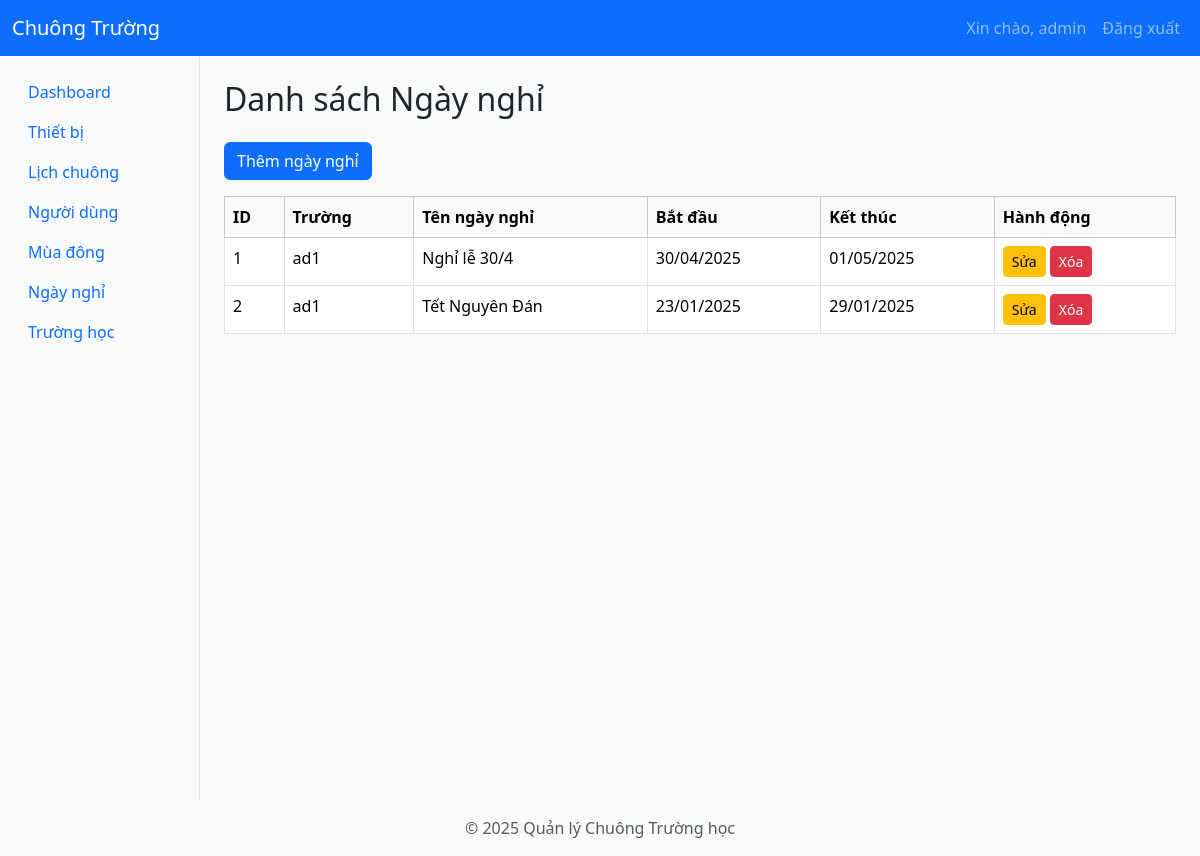
The page /holidays (signed in) on the database as committed earlier.
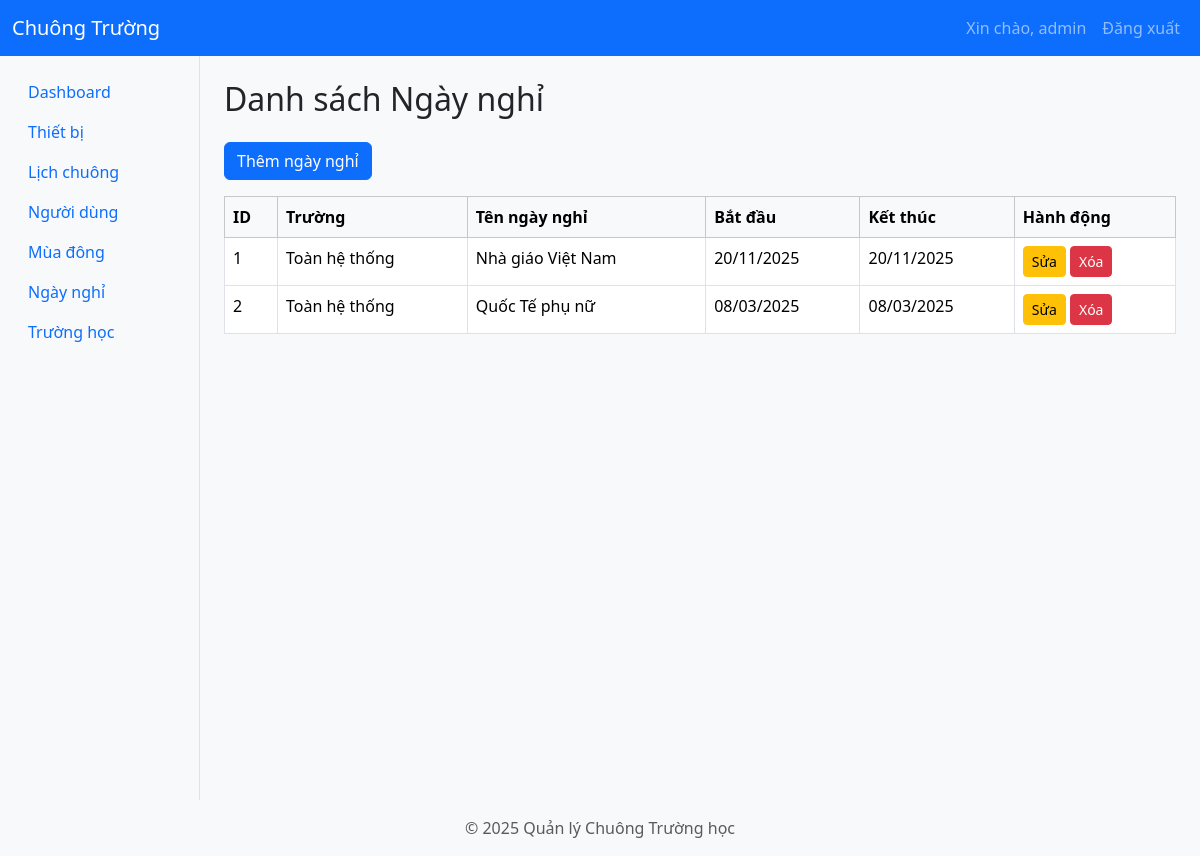
The same page on the database as committed later.
### app/models/holiday.py (models this page shows, shortened)
class Holiday(db.Model):
    __tablename__ = "holidays"
    id = db.Column(db.Integer, primary_key=True)
    school_id = db.Column(db.Integer, db.ForeignKey("schools.id"), nullable=True)  # nullable → nghỉ toàn hệ thống
    name = db.Column(db.String(100), nullable=False)
    start_date = db.Column(db.Date, nullable=False)
    end_date = db.Column(db.Date, nullable=False)
    school = db.relationship("School", backref="holidays")  # Không xung đột với DisabledPeriod

### app/models/school.py (models this page shows)
class School(db.Model):
    __tablename__ = "schools"
    id = db.Column(db.Integer, primary_key=True)
    name = db.Column(db.String(100), nullable=False)
    address = db.Column(db.String(200))
    phone = db.Column(db.String(20))
    users = db.relationship("User", back_populates="school", lazy="dynamic")
    devices = db.relationship("Device", back_populates="school", lazy=True)
    disabled_periods = db.relationship(
        "DisabledPeriod",
        back_populates="school",
        lazy=True
    )
    schedules = db.relationship("Schedule", back_populates="school", lazy=True)
    winter_shift = db.relationship(
        "app.models.winter_shift_config.WinterShiftConfig",
        backref="school_winter_shift",
        uselist=False,
        overlaps="winter_shift_config,school"
    )
    winter_shift_config = db.relationship(
        "app.models.winter_shift_config.WinterShiftConfig",
        backref="school_winter_shift_config",
        uselist=False,
        overlaps="school_winter_shift"
    )

### app/routes/holiday.py (the view)
@holiday_bp.route('/holidays', methods=['GET'])
@login_required
@admin_required
def holidays_page():
    holidays = Holiday.query.all()
    return render_template('pages/holidays.html', holidays=holidays)

### app/__init__.py (called while the page is built)
def create_app():
    app = Flask(__name__)
    app.config.from_object('app.config.Config')
    db.init_app(app)
    jwt.init_app(app)
    migrate.init_app(app, db)  # Bind Flask-Migrate to the app and db
    login_manager.init_app(app)  # Initialize Flask-Login
    login_manager.login_view = 'auth.login'  # Set the login view
    @app.context_processor
    def inject_user():
        from flask_login import current_user
        return dict(current_user=current_user)
    from app.utils.jwt_patch import apply_jwt_patch
    apply_jwt_patch()
    from app.routes import register_routes
    register_routes(app)
    def get_day_name(index):
        days = ['Thứ 2', 'Thứ 3', 'Thứ 4', 'Thứ 5', 'Thứ 6', 'Thứ 7', 'Chủ Nhật']
        return days[index]
    app.jinja_env.filters['get_day_name'] = get_day_name
    return app

### app/templates/pages/holidays.html (shortened to what this page needs)
{% extends 'layouts/layout.html' %}
{% block content %}
<h2 class="mb-4">Danh sách Ngày nghỉ</h2>
<button class="btn btn-primary mb-3" data-bs-toggle="modal" data-bs-target="#addHolidayModal">Thêm ngày nghỉ</button>
<table class="table table-bordered table-hover">
    <thead class="table-light">
        <tr>
            <th>ID</th>
            <th>Trường</th>
            <th>Tên ngày nghỉ</th>
            <th>Bắt đầu</th>
            <th>Kết thúc</th>
            <th>Hành động</th>
        </tr>
    </thead>
    <tbody>
        {% for holiday in holidays %}
        <tr>
            <td>{{ holiday.id }}</td>
            <td>{{ holiday.school.name if holiday.school else 'Toàn hệ thống' }}</td>
            <td>{{ holiday.name }}</td>
            <td>{{ holiday.start_date.strftime('%d/%m/%Y') }}</td>
            <td>{{ holiday.end_date.strftime('%d/%m/%Y') }}</td>
            <td>
                <a href="/holidays/edit/{{ holiday.id }}" class="btn btn-sm btn-warning">Sửa</a>
                <form method="POST" action="/holidays/delete/{{ holiday.id }}" style="display: inline;" onsubmit="return confirm('Bạn có chắc muốn xóa?');">
                    <button type="submit" class="btn btn-sm btn-danger">Xóa</button>
                </form>
            </td>
        </tr>
        {% endfor %}
    </tbody>
</table>
{% endblock %}

Rows that differ between the two databases and show on the page:
changed Holiday id 1: school "ad1" → "Toàn hệ thống"; name "Nghỉ lễ 30/4" → "Nhà giáo Việt Nam"; start_date "30/04/2025" → "20/11/2025"; end_date "01/05/2025" → "20/11/2025"
changed Holiday id 2: school "ad1" → "Toàn hệ thống"; name "Tết Nguyên Đán" → "Quốc Tế phụ nữ"; start_date "23/01/2025" → "08/03/2025"; end_date "29/01/2025" → "08/03/2025"
